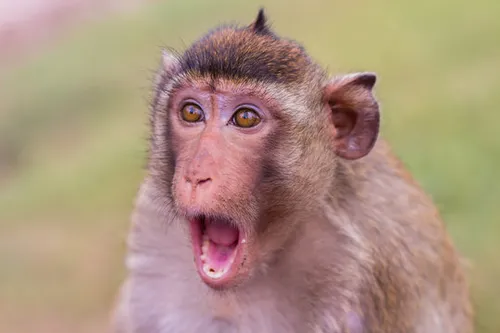
#> input picture images/360_F_51553287_9jm0S2CV13BvIsqvqiJCaJAxpX4TzjGy.webp, 500 x 333 px
$ python image_resize.py images 100 100
#> lines starting #> are read from the running program, lines starting #| are printed output that depends on the picture
import argparse
import os
from PIL import Image
from tqdm import tqdm # progress bar

def parse_args(): # Changed slightly from the chatGPT output because I dont like main()
    parser = argparse.ArgumentParser(description="Resize images in a folder.")

    # Input folder
    parser.add_argument('input_folder', type=str, help="Path to the input folder containing images.")

    # Output width and height
    parser.add_argument('width', type=int, help="The desired output width.")
    parser.add_argument('height', type=int, help="The desired output height.")

    # Scaling flag
    parser.add_argument('--relative', action='store_true', help="If set, width and height are relative scaling factors (as a percentage).")

    # Optional output folder
    parser.add_argument('--output_folder', type=str, help="Path to the output folder. If not provided, a new folder will be created with the input folder's name + '_RESIZED'.")

    args = parser.parse_args()

    # Handle output folder
    if not args.output_folder:
        args.output_folder = f"{args.input_folder.rstrip('/')}_RESIZED"
        os.makedirs(args.output_folder, exist_ok=True)

    return args


# if __name__ == "__main__": should be standard practice,
# its a little faster just because of how python
# treats local variables vs global variables
if __name__ == "__main__":
    args = parse_args()

    for file_ in tqdm(os.listdir(args.input_folder)): # loop over all the files in the folder
        # skip if not an image file
        if not file_.lower().endswith(('.png', '.jpg', '.jpeg', '.tiff', '.bmp', '.gif', '.webp')):
            continue

        # resize the image
        img = Image.open(os.path.join(args.input_folder, file_))
#> img is the input picture: PIL image 500x333 RGB; mean R, G, B 172.2, 147.2, 127.2

        if not args.relative:
            img = img.resize((args.width, args.height))
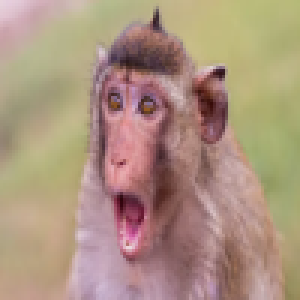
#> img: PIL image 100x100 RGB (shown 3 times larger); mean R, G, B 172.2, 147.2, 127.2
        else: # relative scaling
            img = img.resize((img.size[0] * (args.width/100), img.size[1] * (args.height/100)))


        img.save(os.path.join(args.output_folder, file_))
#> pass 2 of the loop `for file_ in tqdm(os.listdir(args.input_folder)):`:
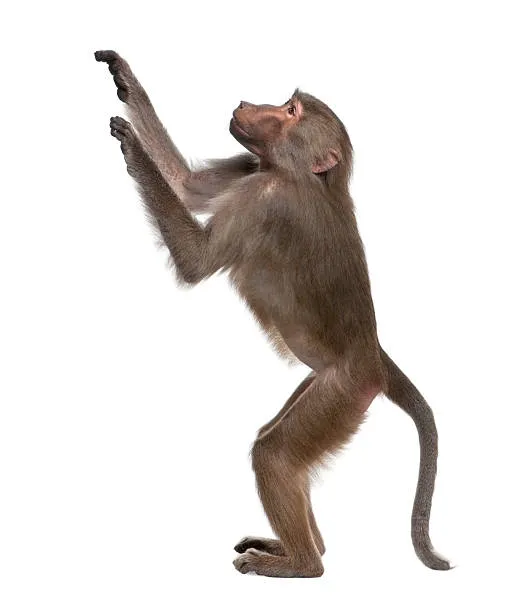
#> input picture images/baboon-simia-hamadryas.webp, 521 x 612 px
#> img is the input picture: PIL image 521x612 RGB; mean R, G, B 224.8, 220.5, 217.8
#> `img = img.resize((args.width, args.height))`:
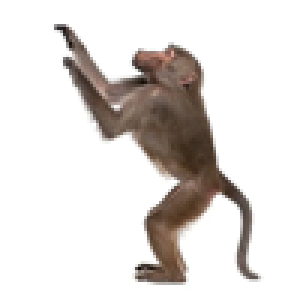
#> img: PIL image 100x100 RGB (shown 3 times larger); mean R, G, B 224.7, 220.4, 217.8
